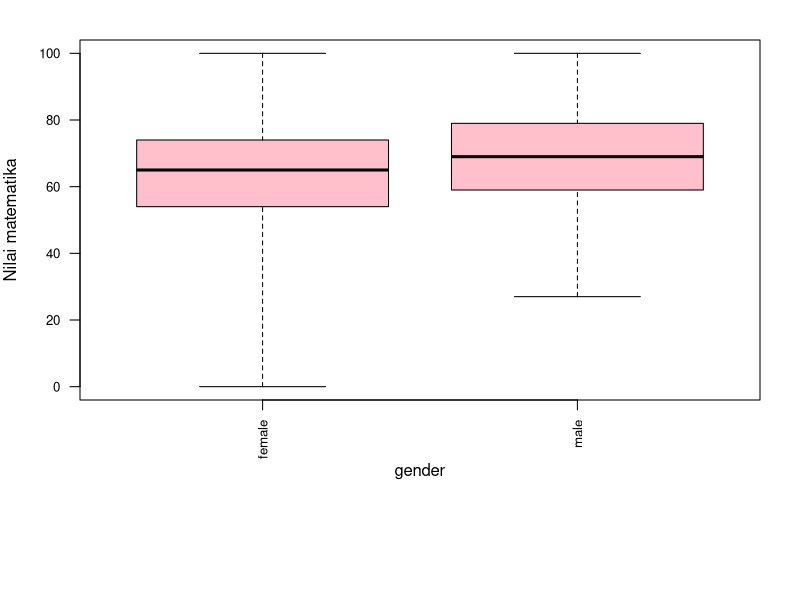
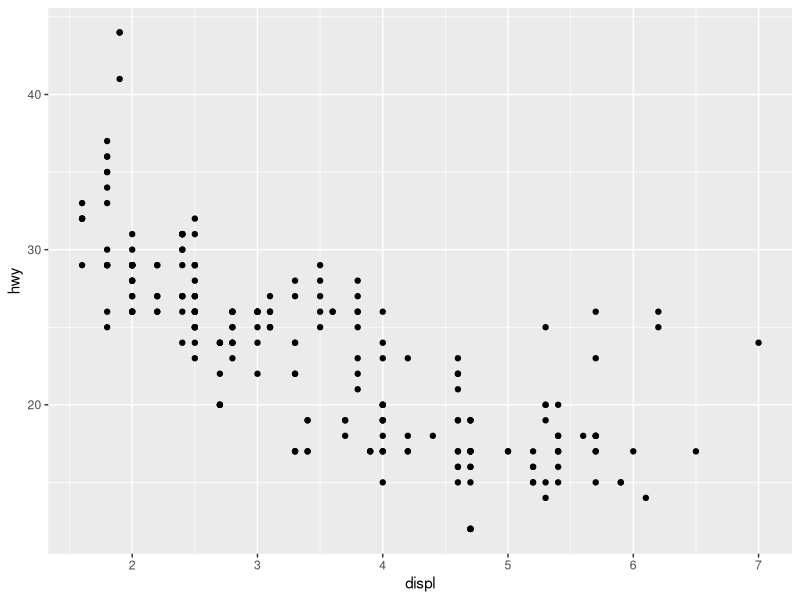
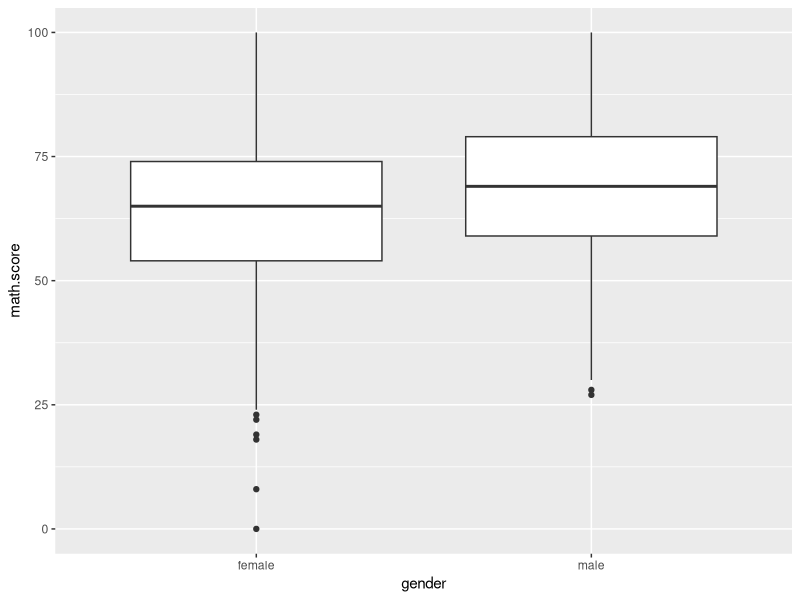
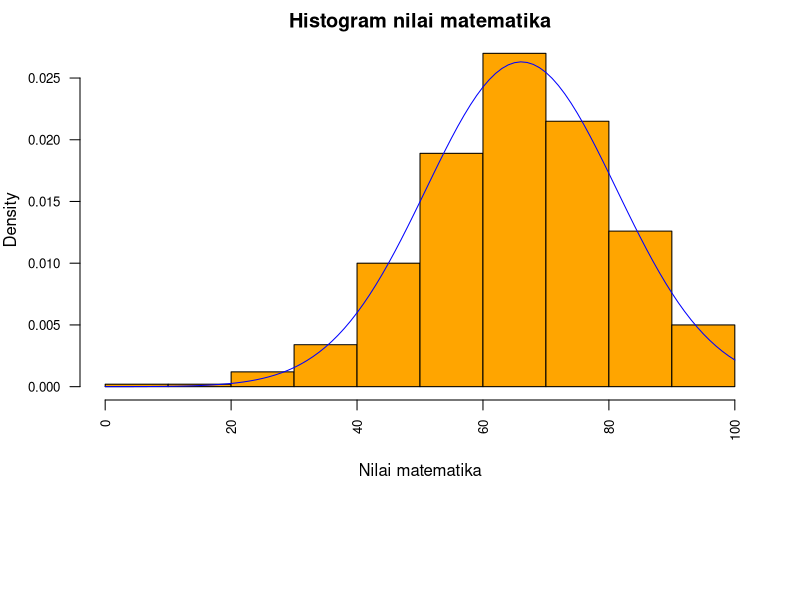
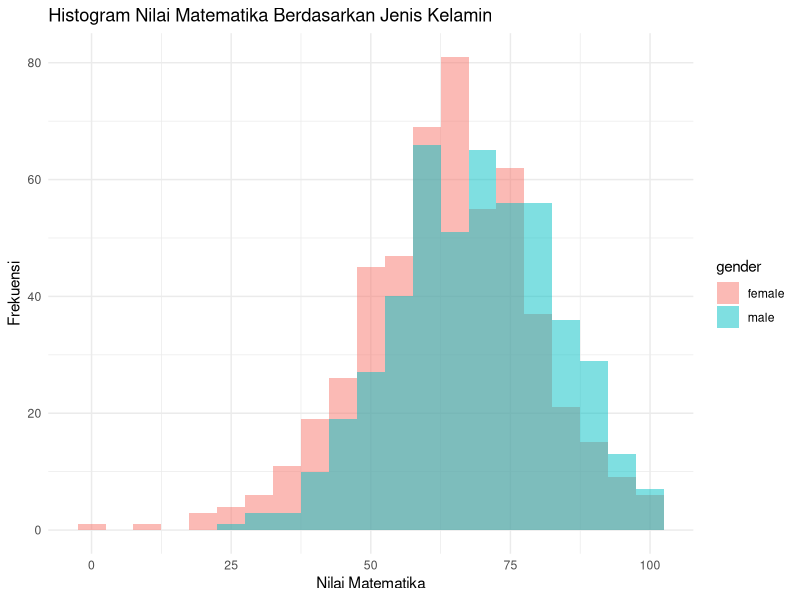
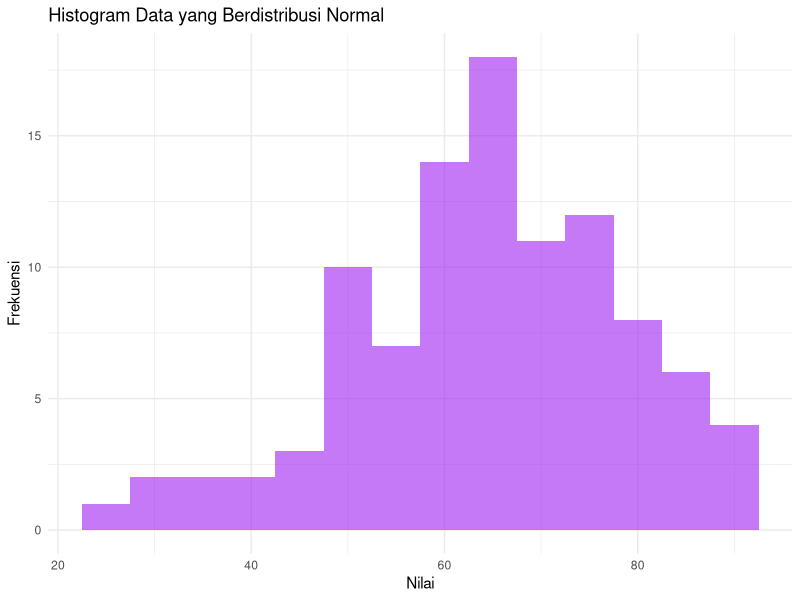

Recreate these plots in R, in order.
#===UJIAN TENGAH SEMESTER 2024/2025 ANALISIS DATA===
# Nama: NADIVA FREYA DANELLA
# NIM: 22106010026
# Mata Kuliah / Kelas: UTS Analisis Data / A
# MATEMATIKA SEMESTER 5


#==Soal 2==
#==2b==
library(readr)
getwd()
setwd("D:/Dokumen/prak AnDat")

KinerjaSiswa <- read.csv("Kinerja Siswa.csv", sep=";", header=TRUE )
KinerjaSiswa

y=KinerjaSiswa$math.score
x=KinerjaSiswa$gender

#==2c==
nrow(KinerjaSiswa)
ncol(KinerjaSiswa)
str(KinerjaSiswa)

#==2d==
head(KinerjaSiswa)
tail(KinerjaSiswa)

#==2e==
head(table(KinerjaSiswa$gender))
head(table(KinerjaSiswa$math.score))

library(dplyr)
select(KinerjaSiswa, gender) %>% unique %>% nrow
select(KinerjaSiswa, math.score) %>% unique %>% nrow
unique(KinerjaSiswa$gender)
unique(KinerjaSiswa$math.score)

#==2f==
summary(KinerjaSiswa$gender)
summary(KinerjaSiswa$math.score)

quantile(KinerjaSiswa$math.score, seq(0, 1, 0.1))

#==2g==
par(las = 2, mar = c(10, 4, 2, 2), cex.axis = 0.8)
boxplot(math.score ~ gender, KinerjaSiswa, range = 0, ylab = "Nilai matematika", col = "pink")
library(ggplot2)
ggplot(mpg, aes(x = displ, y = hwy)) + geom_point()
ggplot(KinerjaSiswa, aes(x = gender, y = math.score)) + geom_boxplot()

#==2h==
aggregate(math.score ~ gender, data = KinerjaSiswa, mean)

#==2i==
t.test(math.score ~ gender, data = KinerjaSiswa)

#==Soal 3a==
library(dplyr)
model_exspektasi <- KinerjaSiswa %>% group_by(gender) %>% summarise(mean_math_score = mean(math.score))
model_exspektasi

#==Soal 3b==
#membuat histogram nilai matematika
hist(KinerjaSiswa$math.score, breaks = 10, main = "Histogram nilai matematika",
     xlab = "Nilai matematika", col = "orange", freq = FALSE)
#menambahkan kurva distribusi normal
curve(dnorm(x, mean = mean(KinerjaSiswa$math.score), sd=sd(KinerjaSiswa$math.score)), add = TRUE, col = "blue")

#Cara Lainnya
# Membuat histogram nilai matematika
ggplot(KinerjaSiswa, aes(x = math.score, fill = gender)) +
  geom_histogram(binwidth = 5, alpha = 0.5, position = "identity") +
  labs(title = "Histogram Nilai Matematika Berdasarkan Jenis Kelamin",
       x = "Nilai Matematika",
       y = "Frekuensi") + theme_minimal()
# Membandingkan dengan histogram distribusi normal
normal_data <- data.frame(score = rnorm(100, mean = mean(KinerjaSiswa$math.score),
                                        sd = sd(KinerjaSiswa$math.score)))
ggplot(normal_data, aes(x = score)) +
  geom_histogram(binwidth = 5, fill = "purple", alpha = 0.6) +
  labs(title = "Histogram Data yang Berdistribusi Normal",
       x = "Nilai", y = "Frekuensi") +theme_minimal()

#==Soal 3c I==
# Uji t untuk menentukan signifikansi perbedaan antara kelompok
t_test <- t.test(math.score ~ gender, data = KinerjaSiswa)
print(t_test)

# Menentukan apakah perlu memperbaiki model ekspektasi
if(t_test$p.value < 0.05) {cat("Ya, perlu memperbaiki model ekspektasi karena perbedaan signifikan.")}else {cat("Tidak, model ekspektasi tidak perlu diperbaiki karena perbedaan tidak signifikan.")}

#==Soal 3c II==
#model regresi yang lebih kompleks
kompleks_model <- lm(math.score ~ gender + I(gender == "Laki-Laki"), data = KinerjaSiswa)
summary(kompleks_model)

